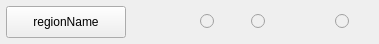
<?xml version="1.0" encoding="UTF-8"?>
<ui version="4.0">
 <class>Form</class>
 <widget class="QWidget" name="Form">
  <property name="geometry">
   <rect>
    <x>0</x>
    <y>0</y>
    <width>379</width>
    <height>44</height>
   </rect>
  </property>
  <property name="sizePolicy">
   <sizepolicy hsizetype="MinimumExpanding" vsizetype="Preferred">
    <horstretch>0</horstretch>
    <verstretch>0</verstretch>
   </sizepolicy>
  </property>
  <property name="windowTitle">
   <string>Form</string>
  </property>
  <layout class="QHBoxLayout" name="horizontalLayout">
   <property name="margin">
    <number>6</number>
   </property>
   <item>
    <widget class="QPushButton" name="region_PushButton">
     <property name="sizePolicy">
      <sizepolicy hsizetype="MinimumExpanding" vsizetype="Fixed">
       <horstretch>0</horstretch>
       <verstretch>0</verstretch>
      </sizepolicy>
     </property>
     <property name="minimumSize">
      <size>
       <width>120</width>
       <height>32</height>
      </size>
     </property>
     <property name="autoFillBackground">
      <bool>false</bool>
     </property>
     <property name="text">
      <string>regionName</string>
     </property>
    </widget>
   </item>
   <item>
    <spacer name="region_horizontalSpacer">
     <property name="orientation">
      <enum>Qt::Horizontal</enum>
     </property>
     <property name="sizeType">
      <enum>QSizePolicy::MinimumExpanding</enum>
     </property>
     <property name="sizeHint" stdset="0">
      <size>
       <width>13</width>
       <height>13</height>
      </size>
     </property>
    </spacer>
   </item>
   <item>
    <widget class="QRadioButton" name="good_RadioButton">
     <property name="enabled">
      <bool>false</bool>
     </property>
     <property name="sizePolicy">
      <sizepolicy hsizetype="Fixed" vsizetype="Fixed">
       <horstretch>0</horstretch>
       <verstretch>0</verstretch>
      </sizepolicy>
     </property>
     <property name="minimumSize">
      <size>
       <width>25</width>
       <height>25</height>
      </size>
     </property>
     <property name="text">
      <string notr="true"/>
     </property>
     <property name="shortcut">
      <string>Meta+A</string>
     </property>
    </widget>
   </item>
   <item>
    <spacer name="good_horizontalSpacer">
     <property name="orientation">
      <enum>Qt::Horizontal</enum>
     </property>
     <property name="sizeType">
      <enum>QSizePolicy::Fixed</enum>
     </property>
     <property name="sizeHint" stdset="0">
      <size>
       <width>20</width>
       <height>13</height>
      </size>
     </property>
    </spacer>
   </item>
   <item>
    <widget class="QRadioButton" name="bad_radioButton">
     <property name="enabled">
      <bool>false</bool>
     </property>
     <property name="sizePolicy">
      <sizepolicy hsizetype="Fixed" vsizetype="Fixed">
       <horstretch>0</horstretch>
       <verstretch>0</verstretch>
      </sizepolicy>
     </property>
     <property name="minimumSize">
      <size>
       <width>25</width>
       <height>25</height>
      </size>
     </property>
     <property name="text">
      <string/>
     </property>
     <property name="shortcut">
      <string>Meta+D</string>
     </property>
    </widget>
   </item>
   <item>
    <spacer name="bad_horizontalSpacer">
     <property name="orientation">
      <enum>Qt::Horizontal</enum>
     </property>
     <property name="sizeType">
      <enum>QSizePolicy::Fixed</enum>
     </property>
     <property name="sizeHint" stdset="0">
      <size>
       <width>53</width>
       <height>13</height>
      </size>
     </property>
    </spacer>
   </item>
   <item>
    <widget class="QRadioButton" name="followUp_radioButton">
     <property name="enabled">
      <bool>false</bool>
     </property>
     <property name="sizePolicy">
      <sizepolicy hsizetype="Fixed" vsizetype="Fixed">
       <horstretch>0</horstretch>
       <verstretch>0</verstretch>
      </sizepolicy>
     </property>
     <property name="minimumSize">
      <size>
       <width>25</width>
       <height>25</height>
      </size>
     </property>
     <property name="text">
      <string/>
     </property>
     <property name="shortcut">
      <string>Meta+E</string>
     </property>
     <property name="checkable">
      <bool>true</bool>
     </property>
    </widget>
   </item>
   <item>
    <spacer name="followUp_horizontalSpacer">
     <property name="orientation">
      <enum>Qt::Horizontal</enum>
     </property>
     <property name="sizeType">
      <enum>QSizePolicy::Fixed</enum>
     </property>
     <property name="sizeHint" stdset="0">
      <size>
       <width>13</width>
       <height>13</height>
      </size>
     </property>
    </spacer>
   </item>
  </layout>
 </widget>
 <resources/>
 <connections/>
</ui>
